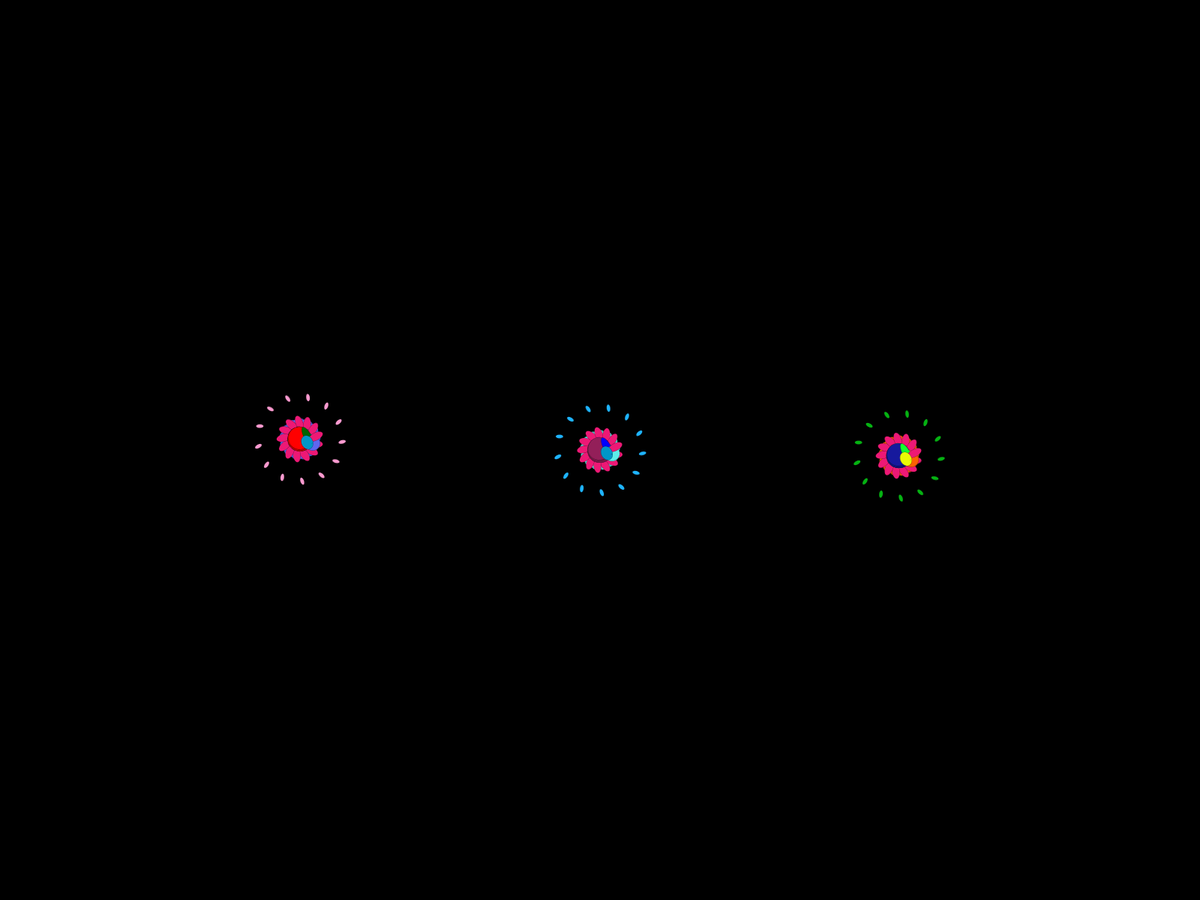
Frame 1 (no input)
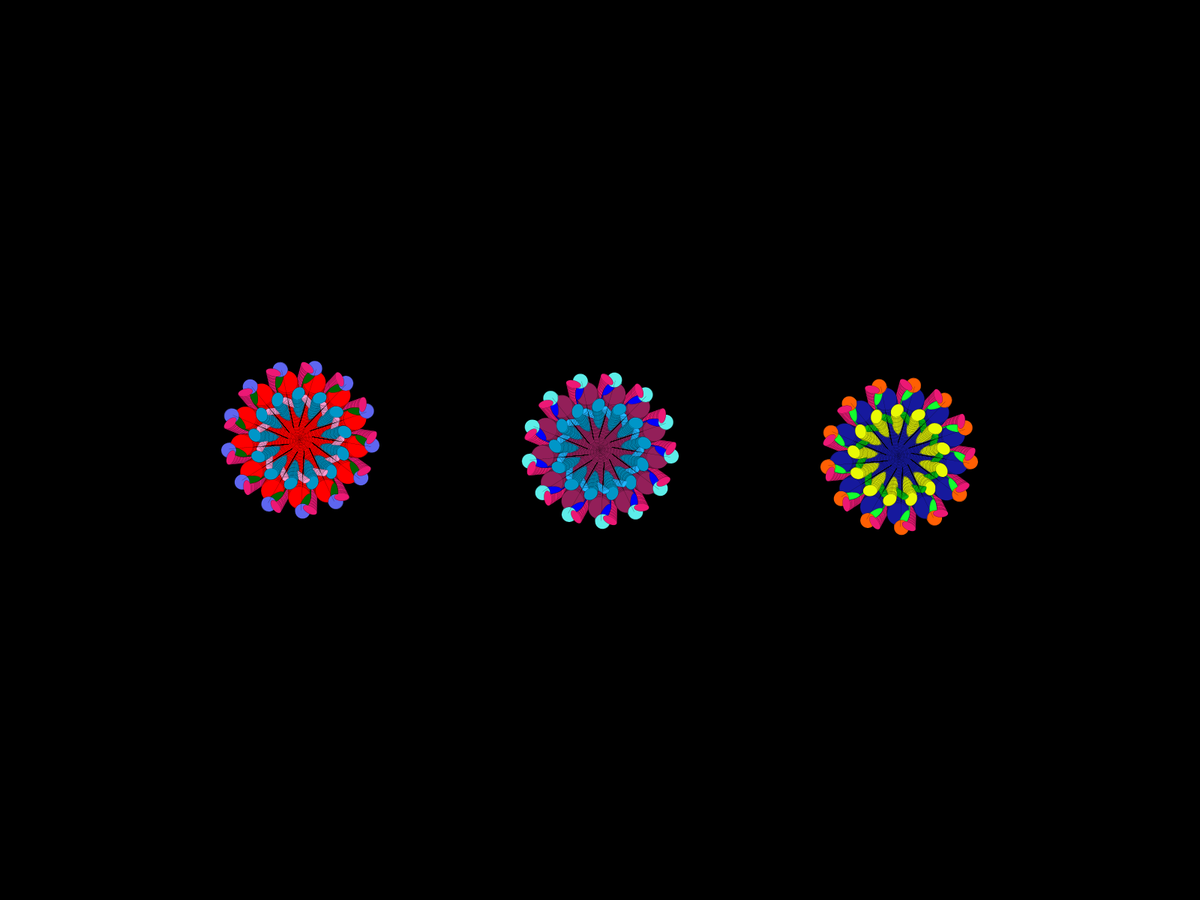
Frame 60 (the mouse pressed at the canvas centre just before this capture)
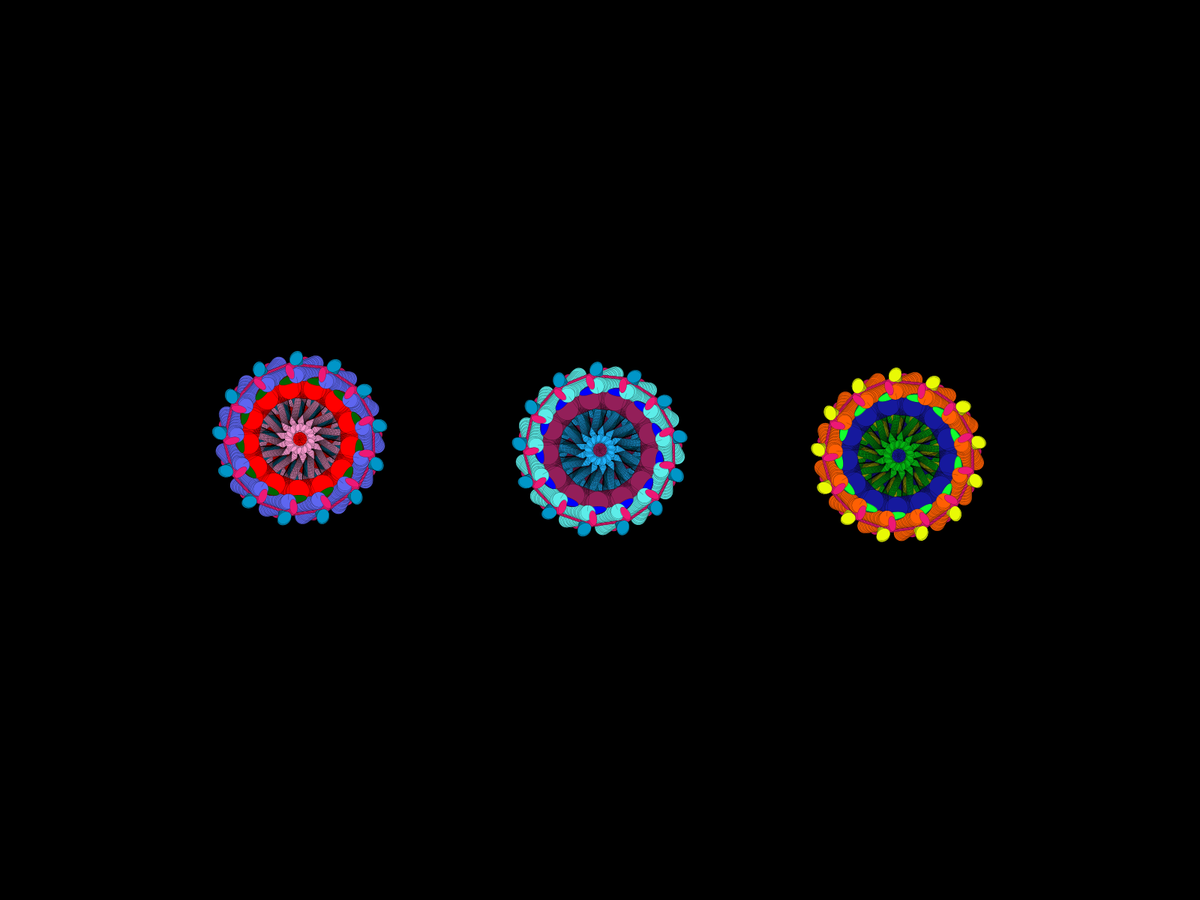
Frame 120 (the mouse held since frame 60 and released just before this capture)

The Processing sketch that drew these frames (run headless with seeded random() and noise(); from frame 60 on, the mouse is pressed at the canvas centre):

// Processing sketch: kaleidoscope_paulina_hazel
// ── kaleidoscope_paulina_hazel.pde
void setup()
{
    //size(1300, 750); 
    fullScreen();
    background(0);
    noCursor();
}


int x = 50;
int y = 10;
int vx = 1;
int vy = 2;


int programState = 0;


void draw_shapes1()
{
  
    // plum 7
    fill(#931F59);
    ellipse(x-50, y-20, 150, 150);

    
    //blue 1
    fill(0,0,255);
    ellipse(x, y, 50, 150);
    
    
    //light blue 2
    fill(#5DEDE9);
    ellipse(x+10,y+50, 100,100);
    
    
    // pink 4
    fill (#ED1875);
    ellipse(x+50, y+20, 100, 50);
   
    //lavender 3
    fill(0);
    ellipse(x+230, y+100, 40, 80);

    
    //green 6
    fill(0,150,200);
    ellipse (x-20, x-10, 75,95);
    
    //teal  5
    fill(30,180,760);
    ellipse( x- 320, y - 100, 50, 25);
    
    //triangle
    fill (#EA36DF);
    triangle(x,y+50,60,60,60,60); 
}


void draw1()
{
    pushMatrix();
    translate(width/2, height/2);
    scale(.2);

    float n = 13;
    for (int i=0; i<n; ++i)
    {
        pushMatrix();
        rotate(2*PI*i/n);
        draw_shapes1();
        popMatrix();
    }
    
    popMatrix();
    

    x += vx;
    y += vy;

    if (x<-400 || x>400)
        vx = -vx;
    if (y<-400 || y>400)
        vy = -vy;
        
    
}

void draw_shapes2()
{
  
    // navy 7
    fill(#16199D);
    ellipse(x-50, y-20, 150, 150);

    
    //green 1
    fill(#12FF2F);
    ellipse(x, y, 50, 150);
    
    //orange 2
    fill(#FF5F03);
    ellipse(x+10,y+50, 100,100);
    
    
    // pink 4
    fill (#ED1875);
    ellipse(x+50, y+20, 100, 50);
   
    //black 3
    fill(0);
    ellipse(x+230, y+100, 40, 80);

    
    //yellow 6
    fill(#E9FA05);
    ellipse (x-20, x-10, 75,95);
    
    //green  5
    fill(#05B212);
    ellipse( x- 320, y - 100, 50, 25);
    
    //triangle
    fill(#EA36DF);
    triangle(x,y+50,60,60,60,60);
}

void draw2()
{
    pushMatrix();
    
    translate(2*width/2.67, height/1.975);
    scale(.2);

    float n = 13;
    for (int i=0; i<n; ++i)
    {
        pushMatrix();
        rotate(2*PI*i/n);
        draw_shapes2();
        popMatrix();
    }
    
    popMatrix();

    x += vx;
    y += vy;

    if (x<-400 || x>400)
        vx = -vx;
    if (y<-400 || y>400)
        vy = -vy;
}

void drawshapes3()
{
    // red 7
    fill(255,0,0);
    ellipse(x-50, y-20, 150, 150);

    
    //blue 1
    fill(0,100,0);
    ellipse(x, y, 50, 150);
    
    
    //light blue 2
    fill(#5E66F0);
    ellipse(x+10,y+50, 100,100);
    
    
    // pink 4
    fill (#ED1875);
    ellipse(x+50, y+20, 100, 50);
   
    //black 3
    fill(0);
    ellipse(x+230, y+100, 40, 80);

    
    //green 6
    fill(0,150,200);
    ellipse (x-20, x-10, 75,95);
    
    //light pink  5
    fill(#FA9ACF);
    ellipse( x- 320, y - 100, 50, 25);
    
    //triangle
    fill (#EA36DF);
    triangle(x,y+50,60,60,60,60); 
}

void draw3()
{
  pushMatrix();
  translate(width/4, height/2.05);
    scale(0.2);

    float n = 13;
    for (int i=0; i<n; ++i)
    {
        pushMatrix();
        rotate(2*PI*i/n);
        drawshapes3();
        popMatrix();
    }
    
    popMatrix();

    x += vx;
    y += vy;

    if (x<-400 || x>400)
        vx = -vx;
    if (y<-400 || y>400)
        vy = -vy;
}


void draw()
{
   draw1();
   draw2();
   draw3();
}
